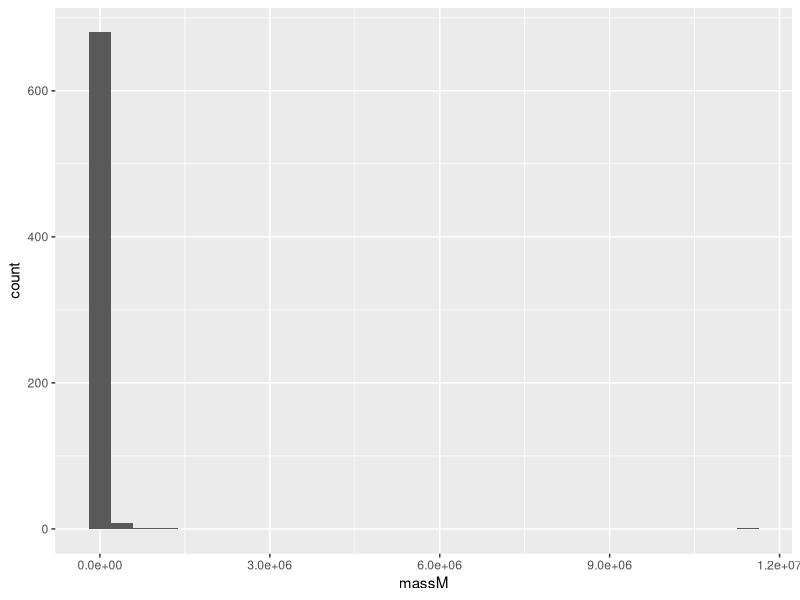
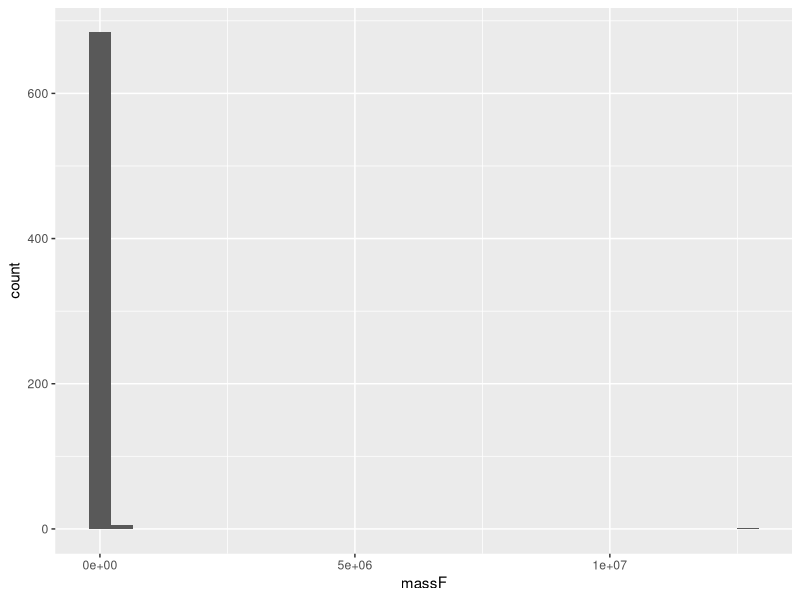
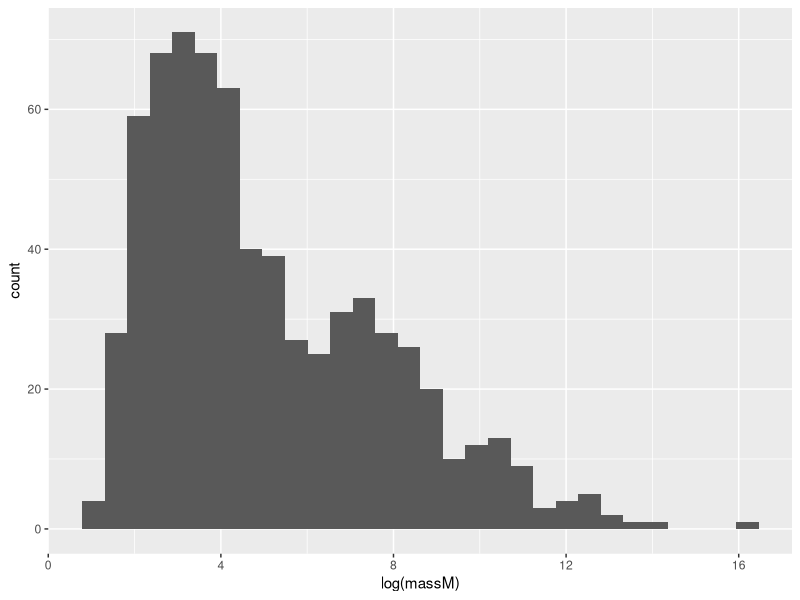
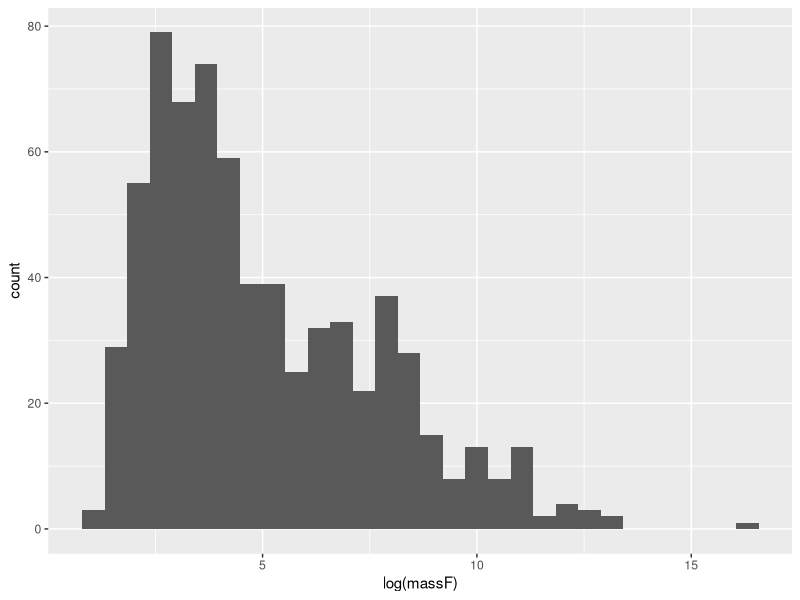
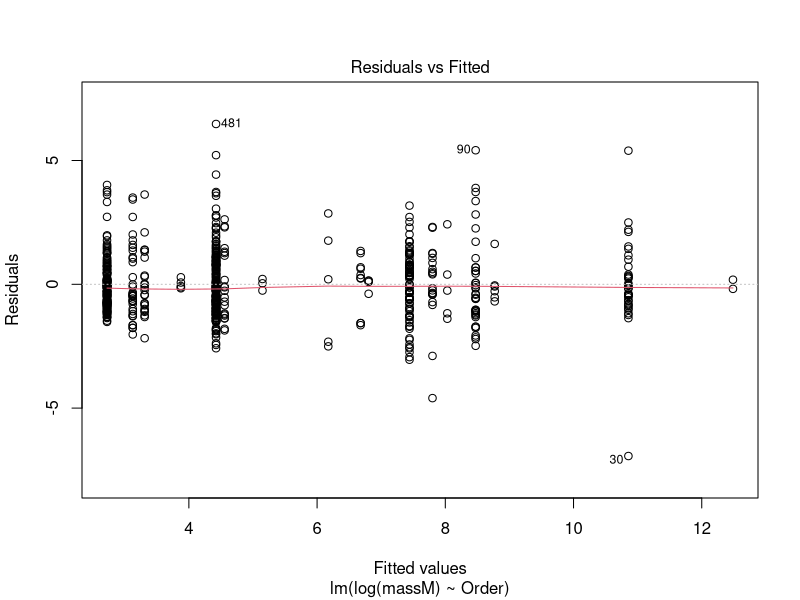
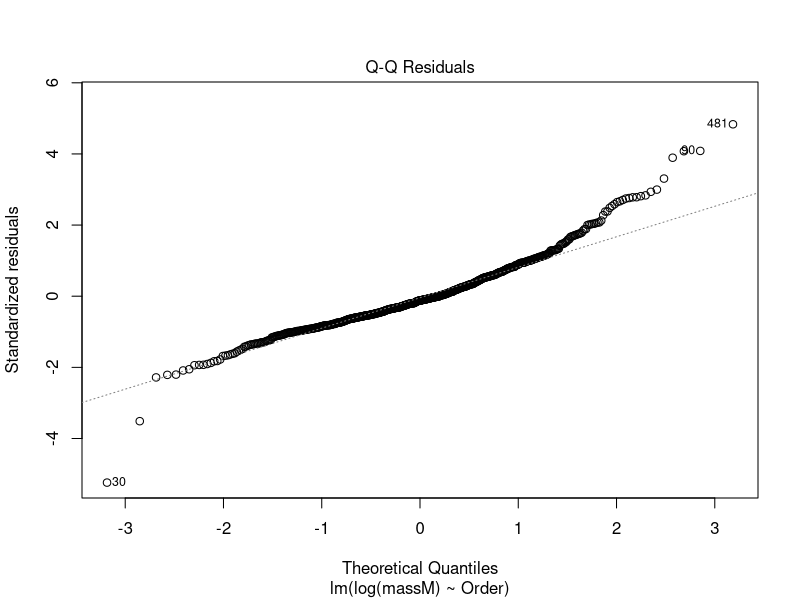
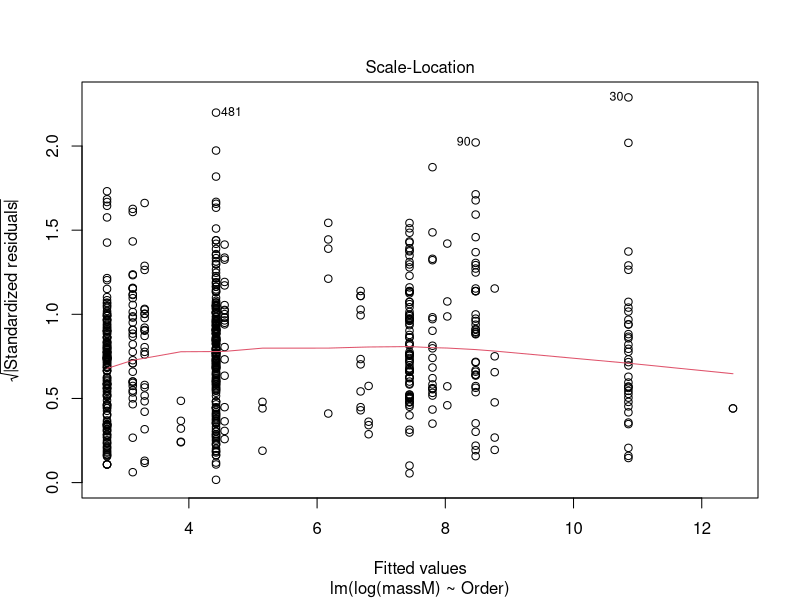
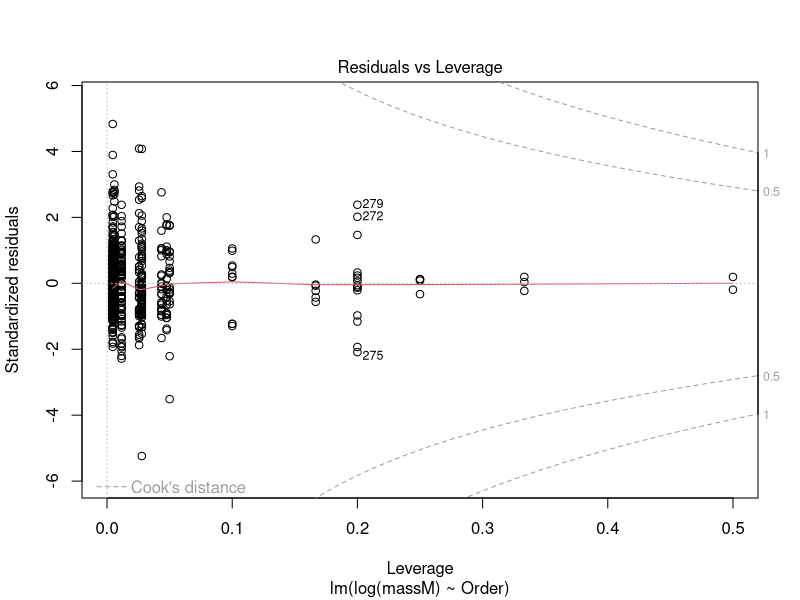

The R source for these figures, in order:
## ---- chunk 1
library(tidyverse)
## ---- chunk 2
SSDdata <- read_csv("data/SSDinMammals.csv")
## ---- chunk 3
# \prod_i \frac{1}{\sqrt{2 \pi \sigma^2}} e^{- (y-beta0-beta1*x)^2 / 2\sigma^2}
## ---- chunk 4
# normality of Y
# Y is continuous, cannot be discrete in this framework!
# The predictor, x, is a number
# The variance of Y at each x is constant/homogenous
# Y depends **linearly** on x
# the predictors are known with certainty (i.e., are not random)
# coefficients for the predictors are not random
# independence of observations...
## ---- chunk 5
# Y ~ LogNormal(beta0 + beta1 x, sigma^2) and then use maximum liklihood OR
# log or sqrt Y ~ Normal(beta0 + beta1 x, sigma^2)
## ---- chunk 6
model <- lm(log(massM) ~ Order, data = SSDdata)
summary(model)
## ---- chunk 7
ggplot(SSDdata, aes(x = massM)) + geom_histogram()
ggplot(SSDdata, aes(x = massF)) + geom_histogram()

### these are NOT normal

ggplot(SSDdata, aes(x = log(massM))) + geom_histogram()
ggplot(SSDdata, aes(x = log(massF))) + geom_histogram()

### these look a bit more normal
## ---- chunk 8
plot(model) # returns diagnostics (are the data normal, are there points with high leverage...)
## ---- chunk 9
mammal_length <- SSDdata %>%
  select(c("Order", "Scientific_Name", "lengthM", "lengthF")) %>%
  pivot_longer(c(lengthM, lengthF), names_to = "sex", values_to = "length",
               names_pattern = "length(.)")

mammal_mass <- SSDdata %>%
  select(c("Order", "Scientific_Name", "massM", "massF")) %>%
  pivot_longer(c(massM, massF), names_to = "sex", values_to = "mass",
               names_pattern = "mass(.)")

mass_nodup <- mammal_mass %>% 
  group_by(Scientific_Name, sex) %>%
  distinct(Scientific_Name, sex, .keep_all = TRUE)

length_nodup <- mammal_length %>% 
  group_by(Scientific_Name, sex) %>%
  distinct(Scientific_Name, sex, .keep_all = TRUE)

mammal_long <- full_join(mass_nodup, length_nodup, 
                         by = join_by("Scientific_Name", "sex", "Order"))

glimpse(mammal_long)

model <- lm(log(mass) ~ sex, data = mammal_long)
summary(model)
## ---- chunk 10
OrderSpecificModel <- lm(log(mass) ~ sex+Order, data = mammal_long)
summary(OrderSpecificModel)

OrderSexInteractionModel <- lm(log(mass) ~ Order*sex, data = mammal_long)
summary(OrderSexInteractionModel)
## ---- chunk 11
for (SpecificOrder in unique(mammal_long$Order)){
  
  mammal_long_specific_order <- mammal_long %>% subset(Order == SpecificOrder)
  model <- lm(log(mass) ~ sex, data = mammal_long_specific_order)
  
  print(paste0("The effect of sex on mass for individuals in ", SpecificOrder, " is ", as.numeric(model$coefficients[2])))
  
}
## ---- chunk 12
model <- lm(log(mass) ~ sex, data = mammal_long)

mammal_long |> ggplot(aes(x = sex, y = log(mass))) + 
  geom_violin() +
  geom_jitter(alpha = 0.5, width = 0.1) + 
  geom_smooth(aes(group = 1), method = "lm")
## ---- chunk 13
mammal_long |> 
  ggplot(aes(x = sex, group = Order, y = log(mass))) + 
  geom_jitter(alpha = 0.5, width = 0.1) + 
  geom_smooth(method = "lm") +
  facet_wrap(~Order)
## ---- chunk 14
MassOnLength <- lm(log(mass) ~ log(length), data = mammal_long)
summary(MassOnLength)

# per unit increase in log length, one gets a 1.6405 increase in log size

mammal_long |> 
  ggplot(aes(x = log(length), y = log(mass))) + 
  geom_point() +
  geom_smooth(method = "lm")

MassOnLengthInteractSex <- lm(log(mass) ~ log(length) * sex, data = mammal_long)
summary(MassOnLengthInteractSex)

# per unit increase in log length, one gets a 1.61060 increase in log size in FEMALES.

mammal_long |> 
  ggplot(aes(x = log(length), color = sex, y = log(mass))) + 
  geom_point() +
  geom_smooth(method = "lm", se=F)
